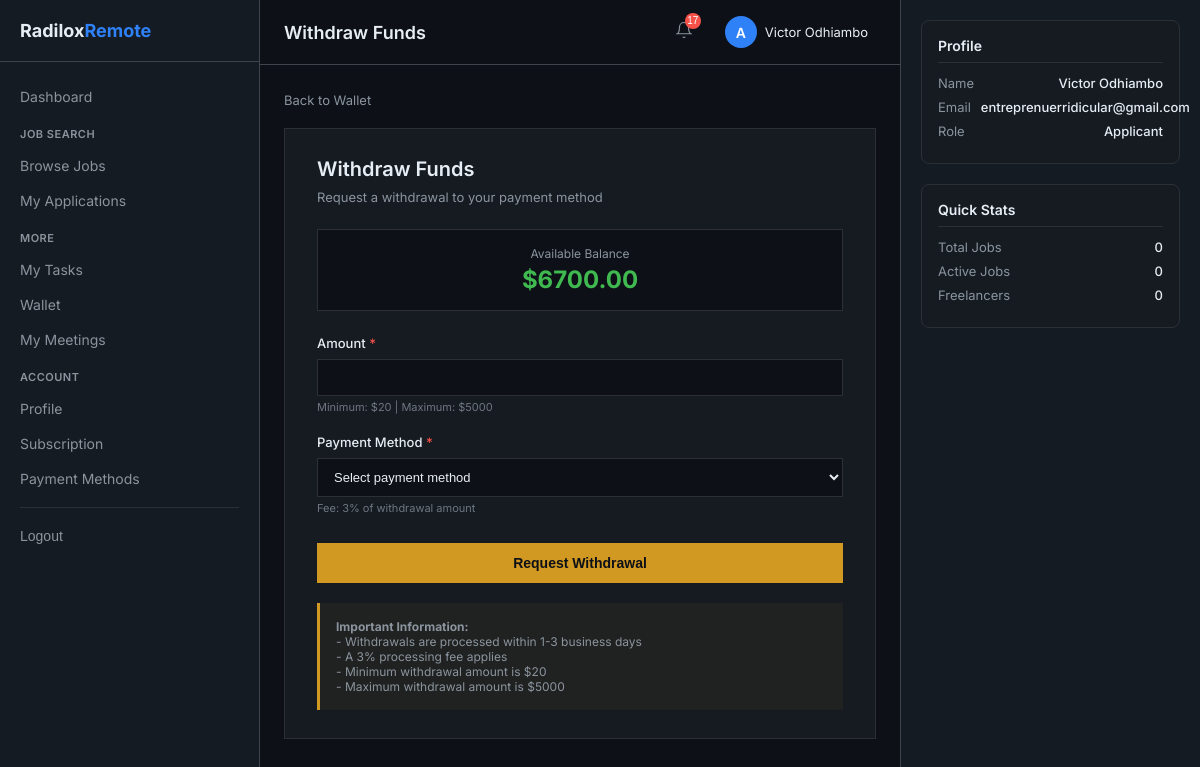
Screenshot of /wallet/withdraw/ (signed in) with the database file from the repository.
### accounts/models.py (models this page shows, shortened)
class User(AbstractUser):
    ROLE_CHOICES = (
        ('admin', 'Admin'),
        ('applicant', 'Applicant'),
        ('freelancer', 'Freelancer'),
    )
    role = models.CharField(max_length=20, choices=ROLE_CHOICES, default='applicant')
    bio = models.TextField(blank=True, null=True)
    avatar = models.ImageField(upload_to='avatars/', blank=True, null=True)
    phone_number = models.CharField(max_length=20, blank=True, null=True)
    country = models.CharField(max_length=100, blank=True, null=True)
    linkedin_url = models.URLField(blank=True, null=True)
    github_url = models.URLField(blank=True, null=True)
    portfolio_url = models.URLField(blank=True, null=True)
    skills = models.TextField(blank=True, null=True, help_text="Comma-separated list of skills")
    has_active_subscription = models.BooleanField(default=False)
    subscription_expires_at = models.DateTimeField(blank=True, null=True)
    subscription_started_at = models.DateTimeField(blank=True, null=True)
    stripe_customer_id = models.CharField(max_length=255, blank=True, null=True)
    stripe_subscription_id = models.CharField(max_length=255, blank=True, null=True)
    created_at = models.DateTimeField(auto_now_add=True, null=True)
    updated_at = models.DateTimeField(auto_now=True, null=True)
    class Meta:
        db_table = 'accounts_user'
        indexes = [
            models.Index(fields=['email']),
            models.Index(fields=['role']),
            models.Index(fields=['has_active_subscription']),
        ]
    def get_full_name(self):
        if self.first_name and self.last_name:
            return f"{self.first_name} {self.last_name}"
        return self.username

### wallet/models.py (models this page shows, shortened)
class UserWallet(models.Model):
    user = models.OneToOneField(settings.AUTH_USER_MODEL, on_delete=models.CASCADE, related_name='wallet')
    balance = models.DecimalField(max_digits=12, decimal_places=2, default=0)
    total_earned = models.DecimalField(max_digits=12, decimal_places=2, default=0)
    total_withdrawn = models.DecimalField(max_digits=12, decimal_places=2, default=0)
    created_at = models.DateTimeField(default=timezone.now)
    updated_at = models.DateTimeField(auto_now=True)
    class Meta:
        db_table = 'user_wallets'

### wallet/views.py (the view, shortened to what this page needs)
# urls.py: path('withdraw/', views.withdrawal_request, name='withdrawal_request'),
@login_required
def withdrawal_request(request):
    wallet, created = UserWallet.objects.get_or_create(user=request.user)
    context = {
        'wallet': wallet,
        'min_amount': settings.MINIMUM_WITHDRAWAL_USD,
        'max_amount': settings.MAX_WITHDRAWAL_USD,
        'fee_percentage': settings.WITHDRAWAL_FEE_PERCENTAGE,
    }
    return render(request, 'wallet/withdrawal_request.html', context)

### templates/wallet/withdrawal_request.html (shortened to what this page needs)
{% extends 'base_dashboard.html' %}
{% load static %}
{% block page_title %}Withdraw Funds{% endblock %}
{% block content %}
<div class="withdraw-container">
    <a href="{% url 'wallet:dashboard' %}" class="back-link">
        Back to Wallet
    </a>
    <div class="form-card">
        <h1 class="form-title">Withdraw Funds</h1>
        <p class="form-subtitle">Request a withdrawal to your payment method</p>
        <div class="balance-info">
            <div class="balance-label">Available Balance</div>
            <div class="balance-amount">${{ wallet.balance|floatformat:2 }}</div>
        </div>
        <form method="post">
            <div class="form-group">
                <label class="form-label">Amount <span class="required">*</span></label>
                <input type="number" name="amount" class="form-input" step="0.01" min="{{ min_amount }}" max="{{ wallet.balance }}" required>
                <div class="help-text">Minimum: ${{ min_amount }} | Maximum: ${{ max_amount }}</div>
            </div>
            <div class="form-group">
                <label class="form-label">Payment Method <span class="required">*</span></label>
                <select name="payment_method" class="form-select" required>
                    <option value="">Select payment method</option>
                </select>
                <div class="help-text">Fee: {{ fee_percentage }}% of withdrawal amount</div>
            </div>
            <button type="submit" class="btn-submit">Request Withdrawal</button>
            <div class="info-box">
                <strong>Important Information:</strong><br>
                - Withdrawals are processed within 1-3 business days<br>
                - A {{ fee_percentage }}% processing fee applies<br>
                - Minimum withdrawal amount is ${{ min_amount }}<br>
                - Maximum withdrawal amount is ${{ max_amount }}
            </div>
        </form>
    </div>
</div>
{% endblock %}

### templates/base_dashboard.html (shortened to what this page needs)
{% load static %}
<!DOCTYPE html>
<html lang="en">
<head>
</head>
<body>
<div class="dashboard-container">
    <aside class="sidebar-left" id="sidebarLeft">
        <div class="sidebar-logo">
            <div class="logo-text">Radilox<span class="logo-accent">Remote</span></div>
        </div>
        <nav>
            <a href="/dashboard/" class="nav-link">Dashboard</a>
            {% if user.role == 'applicant' %}
                <div class="nav-section-title">Job Search</div>
                <a href="/jobs/dashboard/" class="nav-link">Browse Jobs</a>
                <a href="/applications/my/" class="nav-link">My Applications</a>
            {% endif %}
            <div class="nav-section-title">More</div>
            <a href="/tasks/my-tasks/" class="nav-link">My Tasks</a>
            <a href="/wallet/" class="nav-link">Wallet</a>
            <a href="/zoom/my/" class="nav-link">My Meetings</a>
            <div class="nav-section-title">Account</div>
            <a href="/dashboard/profile/" class="nav-link">Profile</a>
            <a href="/subscriptions/status/" class="nav-link">Subscription</a>
            <a href="/dashboard/payment-methods/" class="nav-link">Payment Methods</a>
            <div class="nav-divider"></div>
            <form method="post" action="/accounts/logout/">
                <button type="submit" class="nav-link logout-btn">Logout</button>
            </form>
        </nav>
    </aside>
    <main class="main-content">
        <div class="top-bar">
            <div class="top-bar-left">
                <div class="page-title">{% block page_title %}Dashboard{% endblock %}</div>
            </div>
            <div class="top-bar-actions">
                <div class="dropdown">
                    <button class="notification-btn" id="notificationBtn">
                        <svg width="18" height="18" viewBox="0 0 24 24" fill="none" stroke="currentColor" stroke-width="1.5">
                            <path d="M18 8A6 6 0 0 0 6 8c0 7-3 9-3 9h18s-3-2-3-9" />
                            <path d="M13.73 21a2 2 0 0 1-3.46 0" />
                        </svg>
                        <span id="notificationBadge" class="notification-badge" style="display: none;">0</span>
                    </button>
                </div>
                <div class="dropdown">
                    <div class="user-menu" id="userMenuBtn">
                        <div class="user-avatar">{{ user.username|first|upper }}</div>
                        <span class="user-name">{{ user.get_full_name|default:user.username|truncatechars:15 }}</span>
                    </div>
                </div>
            </div>
        </div>
        <div class="scrollable-content">
            {% block content %}{% endblock %}
        </div>
    </main>
    <aside class="sidebar-right">
        <div class="right-card">
            <div class="right-card-title">Profile</div>
            <div class="stat-row">
                <span class="stat-label">Name</span>
                <span class="stat-value">{{ user.get_full_name|default:user.username }}</span>
            </div>
            <div class="stat-row">
                <span class="stat-label" style="margin-right: 10px;">Email</span>
                <span class="stat-value">{{ user.email }}</span>
            </div>
            <div class="stat-row">
                <span class="stat-label">Role</span>
                <span class="stat-value">{{ user.role|title }}</span>
            </div>
        </div>
        <div class="right-card">
            <div class="right-card-title">Quick Stats</div>
            <div class="stat-row">
                <span class="stat-label">Total Jobs</span>
                <span class="stat-value">{{ total_jobs|default:"0" }}</span>
            </div>
            <div class="stat-row">
                <span class="stat-label">Active Jobs</span>
                <span class="stat-value">{{ active_jobs|default:"0" }}</span>
            </div>
            <div class="stat-row">
                <span class="stat-label">Freelancers</span>
                <span class="stat-value">{{ total_freelancers|default:"0" }}</span>
            </div>
        </div>
    </aside>
</div>
</body>
</html>

### templates/base_dashboard.html (style rules this page uses)
* { margin: 0; padding: 0; box-sizing: border-box; }
body { font-family: 'Inter', -apple-system, BlinkMacSystemFont, 'Segoe UI', Roboto, sans-serif; background: #0d1117; color: #e6edf3; height: 100vh; overflow: hidden; }
.dashboard-container { display: flex; height: 100vh; width: 100%; overflow: hidden; }
.sidebar-left { width: 260px; background: #151b23; border-right: 1px solid #3d444d; display: flex; flex-direction: column; overflow-y: auto; flex-shrink: 0; height: 100%; }
.main-content { flex: 1; display: flex; flex-direction: column; overflow: hidden; background: #0d1117; min-width: 0; }
.sidebar-right { width: 300px; background: #151b23; overflow-y: auto; padding: 20px; flex-shrink: 0; height: 100%; border-left: 1px solid #3d444d; }
.scrollable-content { flex: 1; overflow-y: auto; padding: 24px; }
.sidebar-logo { padding: 20px; border-bottom: 1px solid #3d444d; margin-bottom: 16px; }
.logo-text { font-size: 18px; font-weight: 700; color: #e6edf3; }
.logo-accent { color: #2f81f7; }
.nav-section-title { font-size: 11px; font-weight: 600; color: #8b949e; text-transform: uppercase; letter-spacing: 0.5px; padding: 12px 20px 6px 20px; }
.nav-link { display: block; padding: 8px 20px; margin: 2px 0; color: #8b949e; text-decoration: none; font-size: 14px; transition: all 0.2s; }
.nav-divider { height: 1px; background: #2d2f36; margin: 12px 20px; }
.logout-btn { background: none; border: none; width: 100%; text-align: left; cursor: pointer; color: #8b949e; }
.right-card { background: #161b22; border: 1px solid #2d2f36; border-radius: 8px; padding: 16px; margin-bottom: 20px; }
.right-card-title { font-size: 14px; font-weight: 600; color: #e6edf3; margin-bottom: 12px; padding-bottom: 8px; border-bottom: 1px solid #2d2f36; }
.stat-row { display: flex; justify-content: space-between; margin-bottom: 8px; font-size: 13px; }
.stat-label { color: #8b949e; }
.stat-value { color: #e6edf3; font-weight: 500; }
.top-bar { background: #0d1117; border-bottom: 1px solid #3d444d; padding: 12px 24px; display: flex; justify-content: space-between; align-items: center; position: sticky; top: 0; z-index: 100; }
.top-bar-left { display: flex; align-items: center; gap: 16px; flex: 1; min-width: 0; }
.page-title { font-size: 18px; font-weight: 600; color: #e6edf3; overflow: hidden; text-overflow: ellipsis; white-space: nowrap; max-width: 300px; }
.top-bar-actions { display: flex; align-items: center; gap: 20px; flex-shrink: 0; }
.notification-btn { background: none; border: none; color: #8b949e; font-size: 18px; cursor: pointer; position: relative; padding: 4px; }
.notification-badge { position: absolute; top: -4px; right: -4px; background: #f85149; color: white; font-size: 10px; border-radius: 50%; width: 16px; height: 16px; display: flex; align-items: center; justify-content: center; }
.user-menu { display: flex; align-items: center; gap: 8px; cursor: pointer; padding: 4px 8px; border-radius: 6px; }
.user-avatar { width: 32px; height: 32px; background: #2f81f7; border-radius: 50%; display: flex; align-items: center; justify-content: center; font-weight: 600; font-size: 14px; color: white; }
.user-name { font-size: 13px; color: #e6edf3; overflow: hidden; text-overflow: ellipsis; white-space: nowrap; max-width: 120px; }
.dropdown { position: relative; }

### rows the page displays
User: username|first "A", get_full_name "Victor Odhiambo", email "entreprenuerridicular@gmail.com", role "Applicant"
UserWallet: balance "6700.00"

### other values shown
{{ min_amount }} "20"
{{ max_amount }} "5000"
{{ fee_percentage }} "3"
{{ total_jobs|default:"0" }} "0"
{{ active_jobs|default:"0" }} "0"
{{ total_freelancers|default:"0" }} "0"
